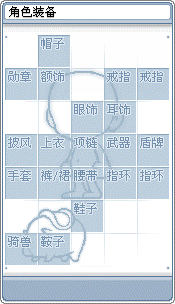
#> input picture docs/features/beidou-v17-parity/notes/ui_layout_dump/equip_backgrnd.png, 175 x 304 px, found by its file name
$ python _equipzoom2.py
#> lines starting #> are read from the running program, lines starting #| are printed output that depends on the picture
from PIL import Image
im = Image.open(r'E:\project\MapleStory-Client\docs\features\beidou-v17-parity\notes\ui_layout_dump\equip_backgrnd.png').convert('RGB')
crop = im.crop((0, 125, 175, 305))
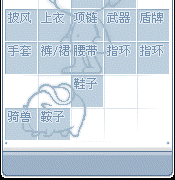
#> crop: PIL image 175x180 RGB; mean R, G, B 199.5, 211.3, 222
crop = crop.resize((crop.width * 4, crop.height * 4), Image.NEAREST)
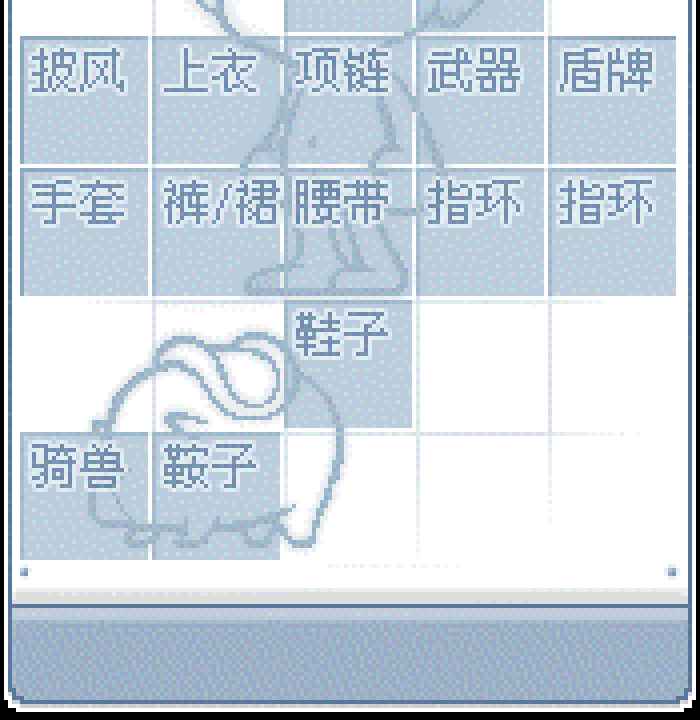
#> crop: PIL image 700x720 RGB; mean R, G, B 199.5, 211.3, 222
crop.save(r'E:\project\MapleStory-Client\docs\features\beidou-v17-parity\notes\ui_layout_dump\equip_zoom_bottom.png')
print('saved', crop.size)
#| saved (700, 720)

$ run again, with docs/features/beidou-v17-parity/notes/ui_layout_dump/equip_full.png copied over docs/features/beidou-v17-parity/notes/ui_layout_dump/equip_backgrnd.png
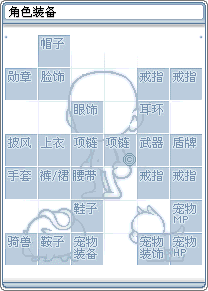
#> input picture docs/features/beidou-v17-parity/notes/ui_layout_dump/equip_full.png, 208 x 291 px, found by its file name
#> `crop = im.crop((0, 125, 175, 305))`:
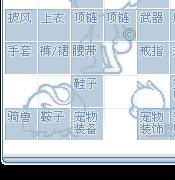
#> crop: PIL image 175x180 RGB; mean R, G, B 188.3, 198.9, 208.8
#> `crop = crop.resize((crop.width * 4, crop.height * 4), Image.NEAREST)`:
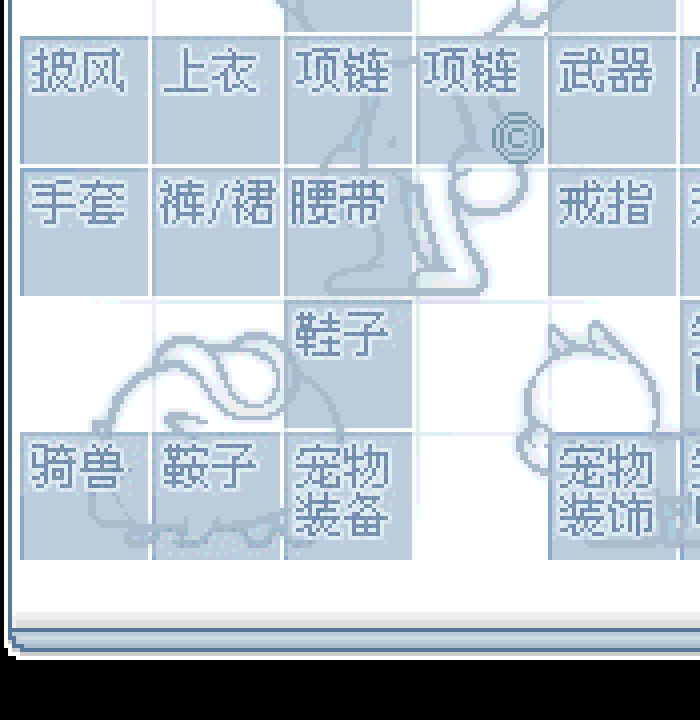
#> crop: PIL image 700x720 RGB; mean R, G, B 188.3, 198.9, 208.8
#| saved (700, 720)
